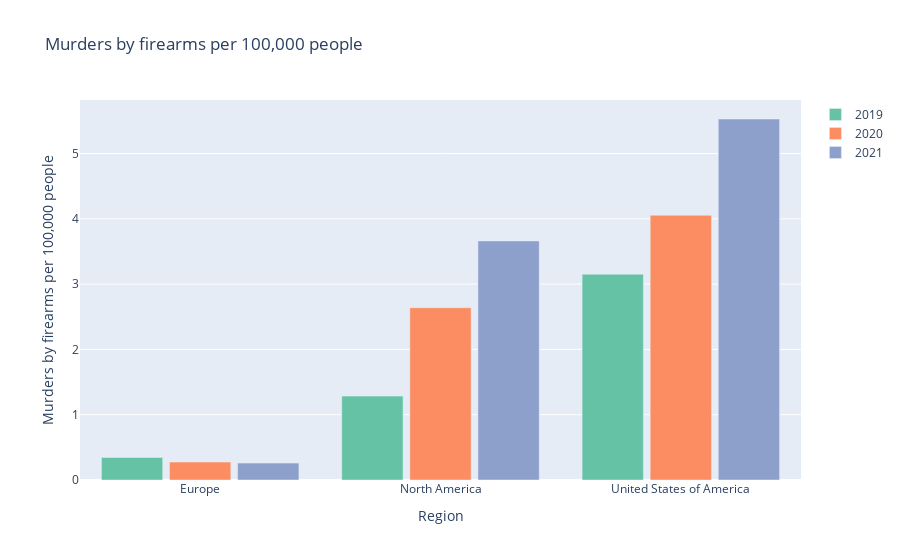

Notebook cell for this chart:
### Markdown cell above
*Figure 2: This chart represents the number of elementary, middle and high school students of 41 states between 2009 and 218, who have been witnesses of a school shooting. It visualizes the number of students that got killed, injured and victimized. There is missing data for the 9 remaining states.*

The chart shows the states Florida and Texas sticking out with the amount of killed, injured and victims. It is known that within these states, gun laws are quite permissive. Although states such as California and Connecticut are quite high, regardless of the strict laws, students are still vulnerable. According to the Stanford Institute for Economic Policy Research, students exposed to shootings are less likely to graduate high school, go to college, and graduate college, and they are less likely to be employed and have lower earnings in their mid-20’s. It also leads to a higher rate of antidepressant and an increase in absenteeism in the years following the gun violence.

The homicide rate in the USA is, thanks to the right to bear arms, a lot higher than similar countries with stricter gun laws, such as the Netherlands, Germany, France, and Spain. The visualization is a bar chart where the countries’ murder rate is visualized.

### Code cell
import pandas as pd
import plotly.graph_objs as go
import plotly.express as px
from plotly.offline import init_notebook_mode

df = pd.read_csv('Murder_rate_test.csv')

df = df.filter(['Country', 'Region', 'Subregion', 'Year','VALUE'])

europe_df = df[df['Region'] == 'Europe']

europe_2019 = europe_df[europe_df['Year'] == 2019]['VALUE'].mean()
europe_2020 = europe_df[europe_df['Year'] == 2020]['VALUE'].mean()
europe_2021 = europe_df[europe_df['Year'] == 2021]['VALUE'].mean()

north_america_df = df[df['Subregion'] == 'Northern America']

north_america_2019 = north_america_df[north_america_df['Year'] == 2019]['VALUE'].mean()
north_america_2020 = north_america_df[north_america_df['Year'] == 2020]['VALUE'].mean()
north_america_2021 = north_america_df[north_america_df['Year'] == 2021]['VALUE'].mean()



countries_to_keep = ["United States of America"]
df = df[df['Country'].isin(countries_to_keep)]

df = df.filter(['Country', 'Year', 'VALUE'])

d_europe = {'Country': ["Europe", "Europe", "Europe"], 'Year': [2019, 2020, 2021], 'VALUE': [europe_2019, europe_2020, europe_2021]}
d_north_america = {'Country': ["North America", "North America", "North America"], 'Year': [2019, 2020, 2021], 'VALUE': [north_america_2019, north_america_2020, north_america_2021]}

df_europe = pd.DataFrame(data=d_europe)
df_north_america = pd.DataFrame(data=d_north_america)

df = pd.concat([df, df_europe, df_north_america])
df = df.sort_values(by='Year', ascending=True)
df = df.reset_index(drop=True)

df_2019 = df[df['Year'] == 2019]
df_2020 = df[df['Year'] == 2020]
df_2021 = df[df['Year'] == 2021]

print(df)

# Create a figure
fig = go.Figure()
values = [df_2019['VALUE'], df_2020['VALUE'], df_2021['VALUE']]
titles = ['2019', '2020', '2021']
colors = ['rgb(102,194,165)', 'rgb(252,141,98)', 'rgb(141,160,203)']

for i in range(3):
    fig.add_trace(go.Bar(x=df['Country'],
                  y = values[i],
                  name=f"{titles[i]}",
                  marker_color=colors[i]))

fig.update_layout(
    title='Murders by firearms per 100,000 people',
    xaxis=dict(
        title='Region',
        type='category',
        categoryorder='category ascending'
    ),
    yaxis=dict(
        title='Murders by firearms per 100,000 people',
    ),
    barmode='group',
    bargap=0.15,
    bargroupgap=0.1,
    height=400
)

# Show the figure
fig.show()

### Figure 1 — Plotly figure (JSON) as saved in the notebook; plotly's stock layout.template omitted (floating-point values rounded to 4 significant figures)
{"data": [{"marker": {"color": "rgb(102,194,165)"}, "name": "2019", "type": "bar", "x": ["United States of America", "Europe", "North America", "United States of America", "Europe", "North America", "United States of America", "Europe", "North America"], "y": [3.152, 0.3445, 1.285]}, {"marker": {"color": "rgb(252,141,98)"}, "name": "2020", "type": "bar", "x": ["United States of America", "Europe", "North America", "United States of America", "Europe", "North America", "United States of America", "Europe", "North America"], "y": [4.054, 0.2753, 2.638]}, {"marker": {"color": "rgb(141,160,203)"}, "name": "2021", "type": "bar", "x": ["United States of America", "Europe", "North America", "United States of America", "Europe", "North America", "United States of America", "Europe", "North America"], "y": [5.529, 0.2588, 3.661]}], "layout": {"autosize": true, "bargap": 0.15, "bargroupgap": 0.1, "barmode": "group", "title": {"text": "Murders by firearms per 100,000 people"}, "xaxis": {"autorange": true, "categoryorder": "category ascending", "range": [-0.5, 2.5], "title": {"text": "Region"}, "type": "category"}, "yaxis": {"autorange": true, "range": [0, 5.82], "title": {"text": "Murders by firearms per 100,000 people"}, "type": "linear"}}}
